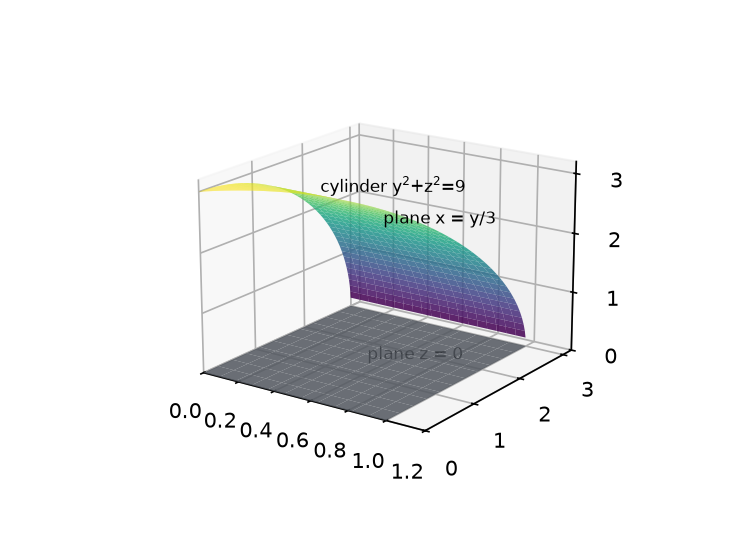

The script that saved this image:
"""Figure 1: the quarter cylinder y^2 + z^2 <= 9 under the plane x = y/3 in the first octant."""
import matplotlib
matplotlib.use("Agg")
import matplotlib.pyplot as plt
import numpy as np
from mpl_toolkits.mplot3d import proj3d
fig, ax = plt.subplots(subplot_kw={"projection": "3d"}, figsize=(5, 3.6), dpi=150)
phi = np.linspace(0.05, np.pi / 2, 40)
ss = np.linspace(0, 1, 20)
P, S = np.meshgrid(phi, ss)
Y = 3.0 * np.cos(P)
Z = 3.0 * np.sin(P)
X = S * Y / 3.0
ax.plot_surface(X, Y, Z, cmap="viridis", alpha=0.85)
Yg = np.linspace(0, 3, 12)
Xg = np.linspace(0, 1, 12)
yg, xg = np.meshgrid(Yg, Xg)
ax.plot_surface(xg, yg, np.zeros_like(xg), color="#9aa4b2", alpha=0.85)
ax.set_xlim(0, 1.2)
ax.set_ylim(0, 3.2)
ax.set_zlim(0, 3.2)
ax.view_init(elev=18, azim=-55)
fig.canvas.draw()
def put(p, s):
    px, py, pz = proj3d.proj_transform(p[0], p[1], p[2], ax.get_proj())
    dx, dy = ax.transData.transform((px, py))
    fx = (dx - ax.bbox.x0) / (ax.bbox.x1 - ax.bbox.x0)
    fy = (dy - ax.bbox.y0) / (ax.bbox.y1 - ax.bbox.y0)
    return ax.text2D(fx, fy, s, transform=ax.transAxes, fontsize=8)
put((0.36, 1.08, 2.863), "cylinder y$^2$+z$^2$=9")
put((0.55, 1.65, 2.279), "plane x = y/3")
put((0.5, 1.5, 0.0), "plane z = 0")
fig.canvas.draw()
renderer = fig.canvas.get_renderer()
for a in list(ax.texts) + ([ax.get_legend()] if ax.get_legend() else []):
    box = a.get_window_extent(renderer)
    name = a.get_text() if hasattr(a, "get_text") else "legend"
    assert ax.bbox.x0 - 1 <= box.x0 and box.x1 <= ax.bbox.x1 + 1, name
    assert ax.bbox.y0 - 1 <= box.y0 and box.y1 <= ax.bbox.y1 + 1, name
fig.savefig("calculus-15.7.18/solution/part1_figure1.png", dpi=150)
print("figure saved: part1_figure1.png")
